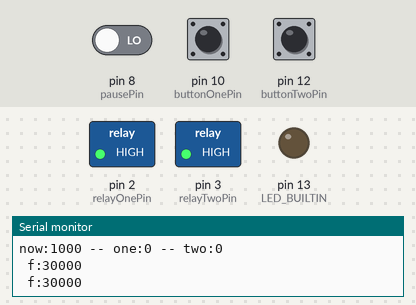
The sketch below on a simulated Arduino Uno, built with avr-gcc and run on an emulated ATmega328P. On the bench: switched loads named in the sketch (green lamp = pin HIGH), output pins drawn as LEDs (lit = HIGH), the last lines printed to the serial monitor. Dashed ring = blinking. The test bench sets the inputs (shaded band); at power-on: pin 10 (buttonOnePin) LOW, pin 12 (buttonTwoPin) LOW, pin 8 (pausePin) LOW.

Above: at 1.2 s.
1.3 s: pin 10 (buttonOnePin) pulled HIGH for 0.15 s
At 2.2 s:
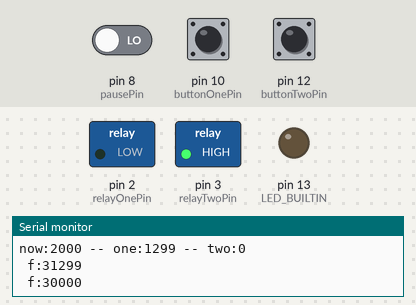
2.9 s: pin 12 (buttonTwoPin) pulled HIGH for 0.15 s
At 3.4 s:
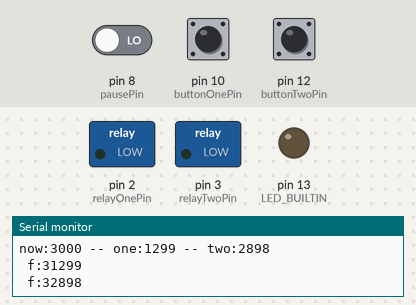
4.5 s: pin 8 (pausePin) driven HIGH
At 4.65 s:
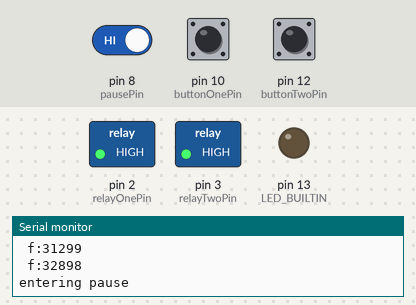
7.5 s: pin 10 (buttonOnePin) pulled HIGH for 1 s
At 8.25 s:
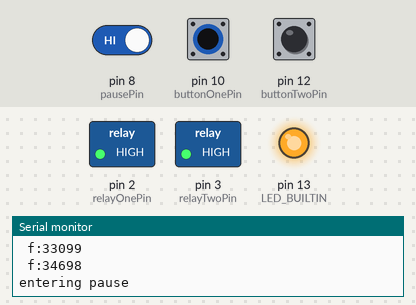
10.5 s: pin 10 (buttonOnePin) pulled HIGH for 3.2 s
At 15.1 s:
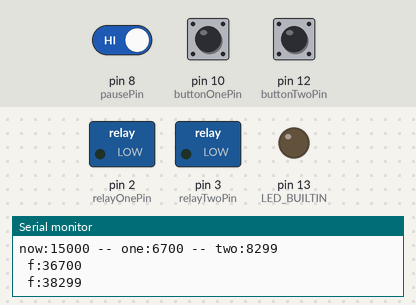
15.2 s: pin 8 (pausePin) driven LOW
At 37.9 s:
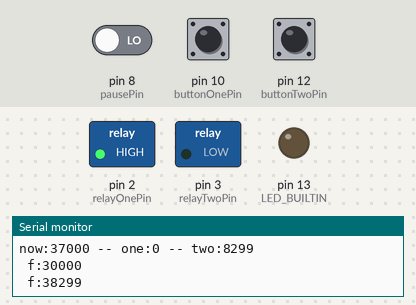
Timing chart, 0 to 38.2 s (numbered marks = the images above; inputs shaded):
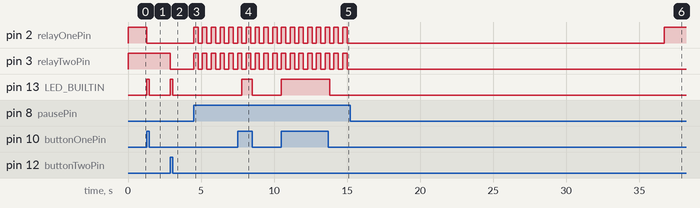

Measured:
- after the input at 1.3 s, pin 2 (relayOnePin): HIGH → LOW at once; pin 13 (LED_BUILTIN): LOW → HIGH at once, → LOW 0.15 s later
- after the input at 2.9 s, pin 3 (relayTwoPin): HIGH → LOW at once; pin 13 (LED_BUILTIN): LOW → HIGH at once, → LOW 0.15 s later
- after the input at 4.5 s, pin 2 (relayOnePin), pin 3 (relayTwoPin): alternates HIGH for 0.30 s and LOW for 0.30 s, starting at once
- after the input at 7.5 s, pin 13 (LED_BUILTIN): LOW → HIGH after 0.30 s, → LOW 0.70 s later
- after the input at 10.5 s, pin 13 (LED_BUILTIN): LOW → HIGH at once, → LOW 3.3 s later
- after the input at 15.2 s, pin 3 (relayTwoPin): stops changing and stays LOW

The sketch:

tabletennisbutton.ino
```cpp
// constants won't change. They're used here to set pin numbers:
constexpr int buttonOnePin = 10;//13;
constexpr int buttonTwoPin = 12;
constexpr int pausePin = 8;
constexpr int relayOnePin = 2;
constexpr int relayTwoPin = 3;
constexpr bool debug = true;
constexpr unsigned long kPauseButtontoleranceMs = 300;
constexpr unsigned long kBlinkIntervalMs = 300;
constexpr unsigned long kDelayMs = 30000;

// variables will change:
unsigned long counter_one_ms = 0;
unsigned long counter_two_ms = 0;
unsigned long counter_pause_ms = 0;
unsigned long left_pause_ms = 0;

void setup() {
  // initialize the LED pin as an output:
  pinMode(LED_BUILTIN, OUTPUT);
  pinMode(relayOnePin, OUTPUT);
  pinMode(relayTwoPin, OUTPUT);
  // initialize the pushbutton pin as an input:
  pinMode(buttonOnePin, INPUT);
  pinMode(buttonTwoPin, INPUT);
  if (debug) {
    Serial.begin(9600);
  }
}

bool ReadButton(const int buttonPin) {
  const int buttonState = digitalRead(buttonPin);
  // check if the pushbutton is pressed. If it is, the buttonState is HIGH:
  if (buttonState == HIGH) {
    // turn LED on:
    return true;
  } else {
    // turn LED off:
    return false;
  }
}

void ControlRelay(const int relayPin, const unsigned long now_ms, unsigned long& counter_ms) {
  const unsigned long future_ms = counter_ms + kDelayMs;
  if (debug && (now_ms % 1000) == 0) {
    Serial.print(" f:");
    Serial.println(future_ms);
  }
  if (counter_ms > 0 && future_ms >= now_ms) {
    digitalWrite(relayPin, LOW);
  } else {
    counter_ms = 0;
    digitalWrite(relayPin, HIGH);
  }
}

bool PlayerButton(const int buttonPin, const unsigned long now_ms, unsigned long& counter_ms) {
  bool button_state = false;
  if (ReadButton(buttonPin)) {
    button_state = true;
    if (counter_ms == 0) { counter_ms = now_ms; }
  }
  return button_state;
}

void HandlePause(unsigned long now_ms) {
  if (counter_pause_ms == 0) {
    if ((counter_one_ms > 0 || counter_two_ms > 0) && (now_ms >= left_pause_ms + kPauseButtontoleranceMs) && ReadButton(pausePin)) {
      counter_pause_ms = now_ms;
      Serial.println("entering pause");
    }
  } else {
    if (now_ms >= (counter_pause_ms + kPauseButtontoleranceMs) && ReadButton(pausePin)) {
      unsigned long delta_ms = now_ms - counter_pause_ms;
      counter_pause_ms = 0;
      left_pause_ms = now_ms;
      if (counter_one_ms > 0) { counter_one_ms += delta_ms; }
      if (counter_two_ms > 0) { counter_two_ms += delta_ms; }
      Serial.println("leaving pause");
    }
  }
}

// Blink the lights that are active.
void BlinkLights(unsigned long now_ms) {
  int state = ((((now_ms - counter_pause_ms) / kBlinkIntervalMs) % 2) == 0) ? HIGH : LOW;
  if (counter_one_ms > 0) {
    digitalWrite(relayOnePin, state);
  }
  if (counter_two_ms > 0) {
    digitalWrite(relayTwoPin, state);
  }
}

void loop() {
  const unsigned long now_ms = millis();

  HandlePause(now_ms);
  if (debug && (now_ms % 1000) == 0) {
    Serial.print("now:"); Serial.print(now_ms);
    Serial.print(" -- one:"); Serial.print(counter_one_ms);
    Serial.print(" -- two:"); Serial.println(counter_two_ms);
    if (counter_pause_ms > 0) { Serial.println(" -- paused --"); }
  }

  if (counter_pause_ms > 0) {
    BlinkLights(now_ms);
    return;
  }

  const bool b1_pressed = PlayerButton(buttonOnePin, now_ms, counter_one_ms);
  ControlRelay(relayOnePin, now_ms, counter_one_ms);
  const bool b2_pressed = PlayerButton(buttonTwoPin, now_ms, counter_two_ms);
  ControlRelay(relayTwoPin, now_ms, counter_two_ms);
  // Arduino led: indicates button pushed.
  digitalWrite(LED_BUILTIN, (b1_pressed || b2_pressed) ? HIGH : LOW);
}
```
